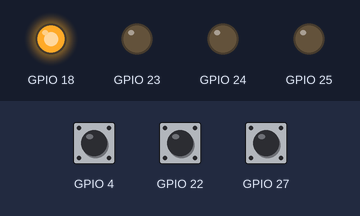
A program run on a simulated Raspberry Pi (BCM pin numbers). On the bench: output pins drawn as LEDs (lit = HIGH). The test bench sets the inputs (shaded band); at power-on: GPIO 4 HIGH, GPIO 22 HIGH, GPIO 27 HIGH.

Above: at 1.2 s.
1.3 s: GPIO 4 pulled LOW for 0.15 s
At 1.9 s:
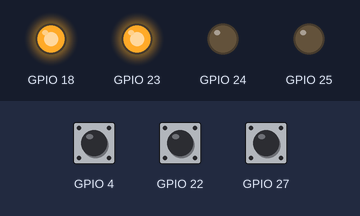
3.0 s: GPIO 22 pulled LOW for 0.15 s
At 4.4 s:
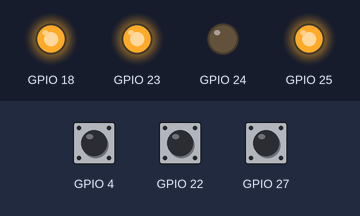
4.7 s: GPIO 27 pulled LOW for 0.15 s
At 5.6 s:
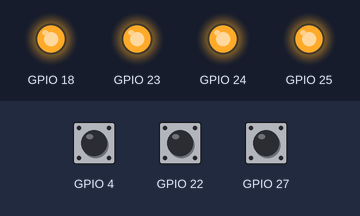
Timing chart, 0 to 7.7 s (numbered marks = the images above; inputs shaded):
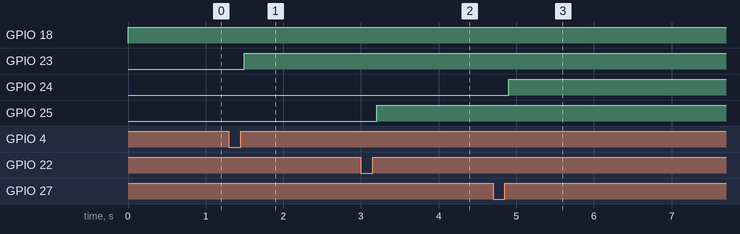

The program:

button4.py
```python
import RPi.GPIO as GPIO
import time

GPIO.setmode(GPIO.BCM)

GPIO.setup(4, GPIO.IN, pull_up_down=GPIO.PUD_UP)
GPIO.setup(27, GPIO.IN, pull_up_down=GPIO.PUD_UP)
GPIO.setup(22, GPIO.IN, pull_up_down=GPIO.PUD_UP)
GPIO.setup(18, GPIO.OUT)
GPIO.setup(23, GPIO.OUT)
GPIO.setup(24, GPIO.OUT)
GPIO.setup(25, GPIO.OUT)


state = "nothing"
lights = {
"nothing": 18,
"IN": 23,
"OPEN":24,
"OUT":25
}
while True:
    if GPIO.input(4) == False:

        state = "IN"
        time.sleep(0.2)

    if GPIO.input(27) == False:
        state = "OPEN"

        time.sleep(0.2)

    if GPIO.input(22) == False:
        state = "OUT"

        time.sleep(0.2)
    GPIO.output(lights[state], GPIO.HIGH)
```

Measured:
- after the input at 1.3 s, GPIO 23: LOW → HIGH after 0.20 s
- after the input at 3.0 s, GPIO 25: LOW → HIGH after 0.20 s
- after the input at 4.7 s, GPIO 24: LOW → HIGH after 0.20 s
